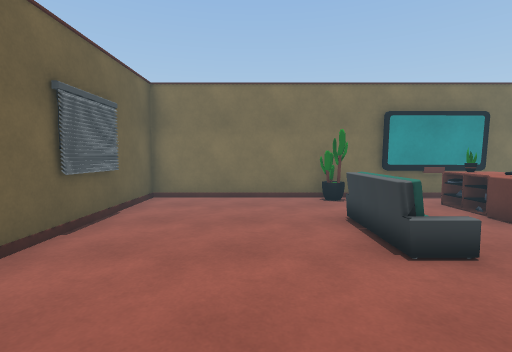
View 1 (above)

24 first-person views from a walk through a scene from a Unity 3-D project. The camera is 1.4 m above the floor, tilts 4° down and sees 85° across. The floor is counted in squares, 1 m on a side. Each view is taken from the middle of a square. On the plan, view 1 faces up. The plan holds only what a view shows up to about 14 squares ahead; the rest is blank. The place goes on beyond the plan. The player is left out. Door leaves are left out, so doorways stand open.

View 2
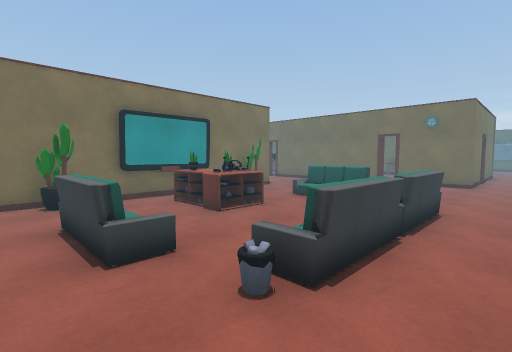

View 3
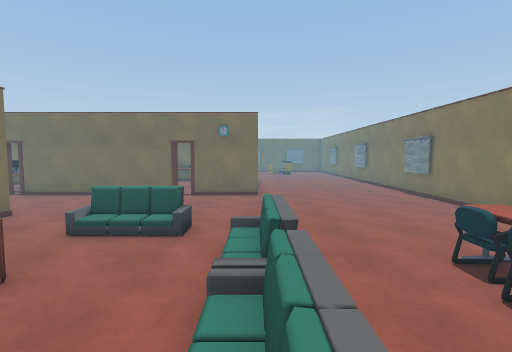

View 4
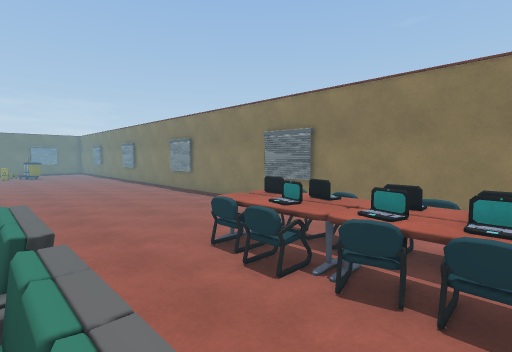

View 5
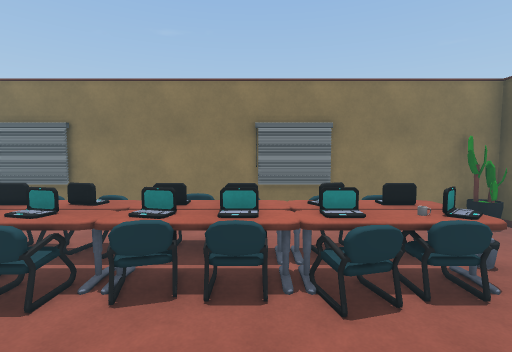

View 6
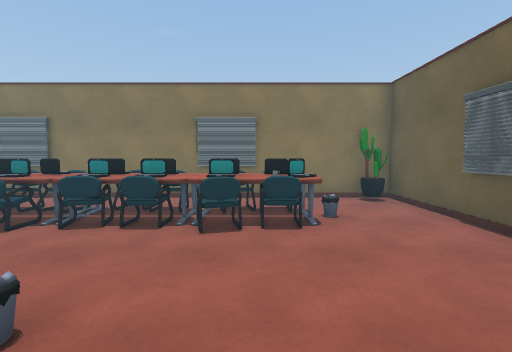

View 7
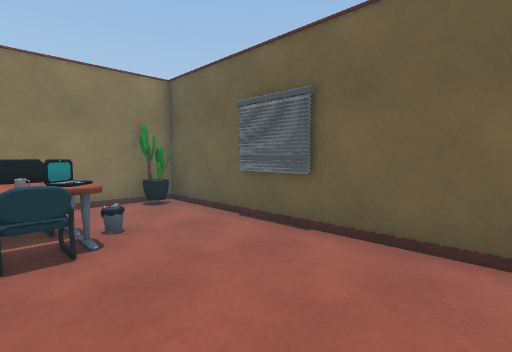

View 8
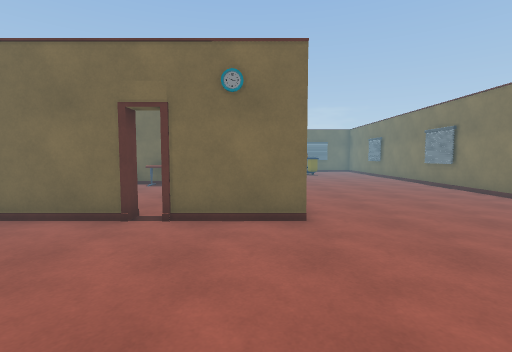

View 9
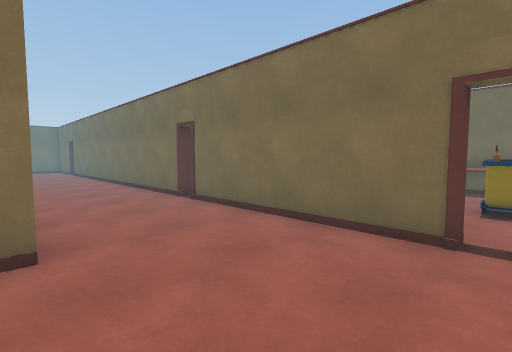

View 10
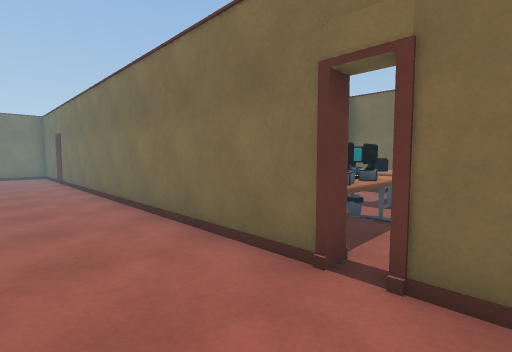

View 11
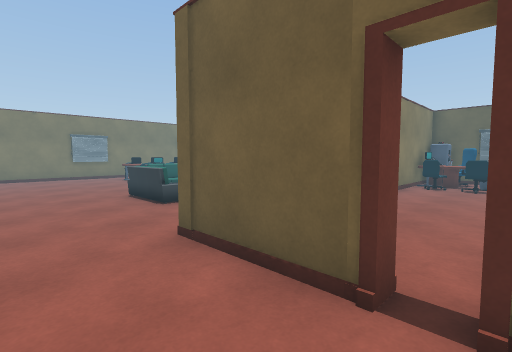

View 12
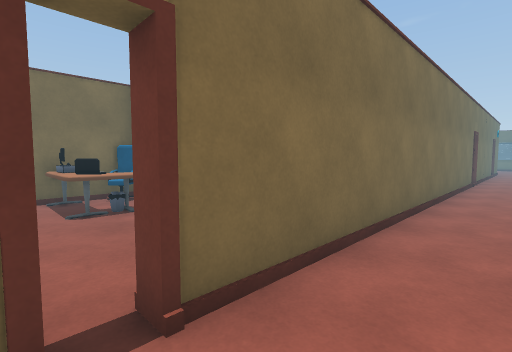

View 13
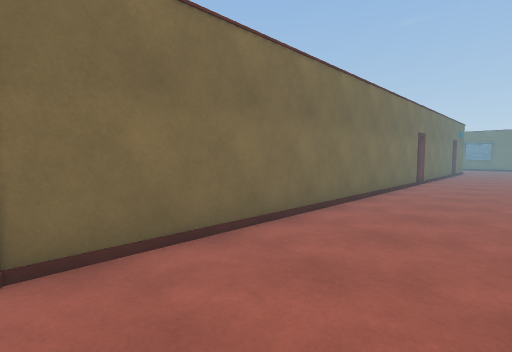

View 14
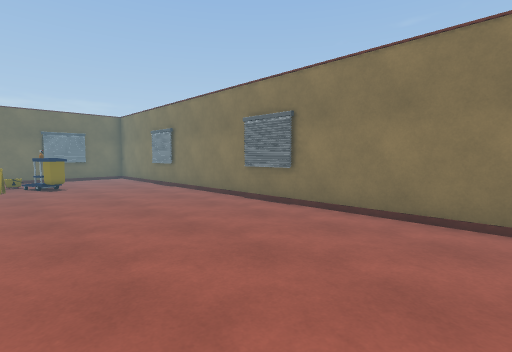

View 15
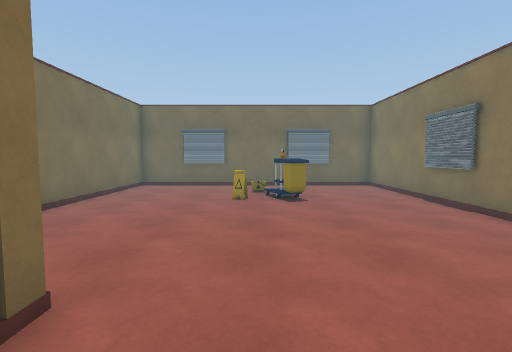

View 16
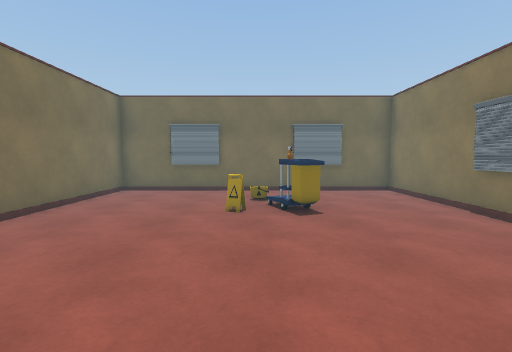

View 17
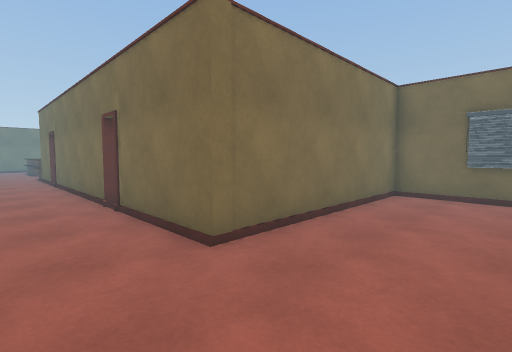

View 18
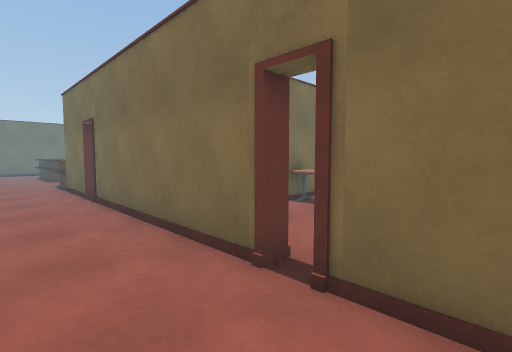

View 19
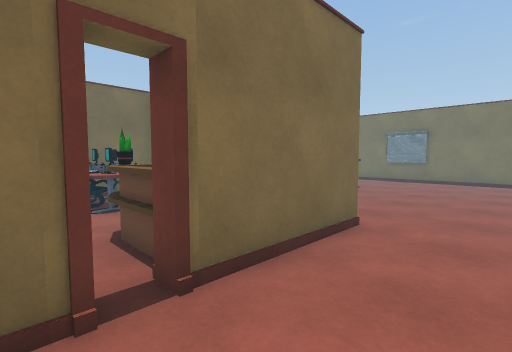

View 20
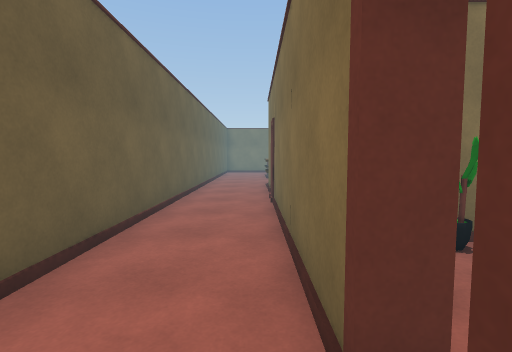

View 21
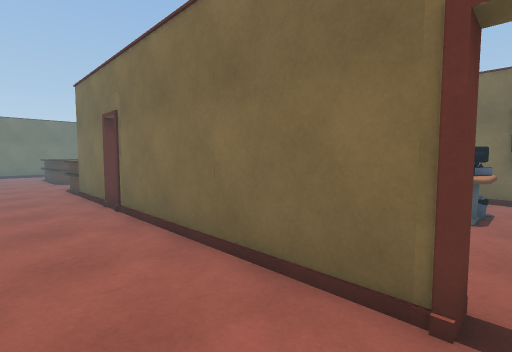

View 22
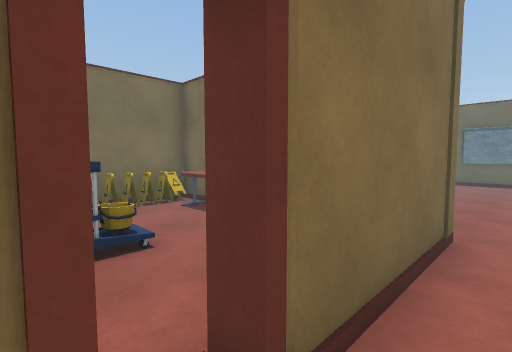

View 23
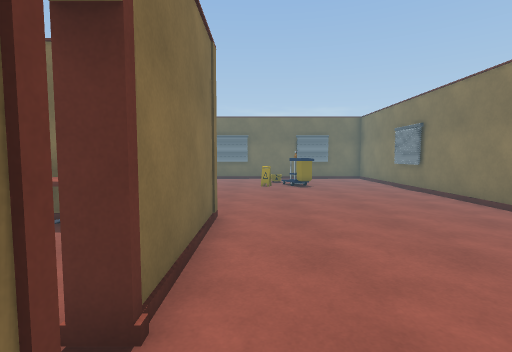

View 24
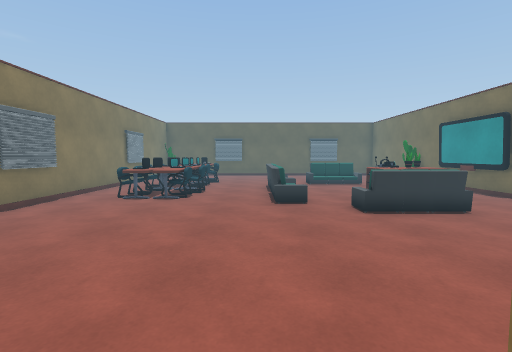

### Floor plan
Points are (right, up) in squares from view 1. A wall is a line through its corners. A room is listed if a view was taken in it or the views show most of it. See-through windows are left out.
Room 1 (views 1, 2, 3, 4, 5, 6, 7, 8, 9, 10, 11, 14, 15, 16, 17, 18, 19, 20, 21, 22, 23, 24)
walls: (16, 5.8) (16, 13.1); (19.3, 1.9) (16, 1.9) (16, 5.1); (15, -5.4) (17, -5.4); (11.5, 13) (11.5, 9.5) (7.5, 9.5); (24.5, 1.9) (20, 1.9); (24, 7.8) (24, 9.5) (21.1, 9.5); (16, 13.8) (16, 20.5); (6.6, 9.5) (-0.5, 9.5); (8, -5.4) (10, -5.4); (22, -5.4) (24, -5.4); (27.6, 10.4) (27.6, 17.6); (1, -5.4) (3, -5.4); (29, -5.4) (31, -5.4); (-2.4, 9.5) (-3.6, 9.5) (-3.6, -5.6) (35.6, -5.6) (35.6, -2.4); (-3.4, 6.9) (-3.4, 5); (35.4, 1.5) (35.4, 3.5); (27.6, 20.4) (27.6, 21.4); (24.5, 22.9) (24.5, 11.6); (35.6, -1.6) (35.6, 5.5) (27.6, 5.5) (27.6, 9.6); (35.4, -3.5) (35.4, -1.5)
low walls: (21.4, 8.8) (21.4, 9.2); (21.9, 8.7) (21.9, 9.2); (22.2, 8.8) (21.6, 8.8) (21.6, 9.2); (23.2, 8.8) (22.6, 8.8); (31, 0.3) (31.1, 0.8)
ways out: opening at (13.5, 19.8) to room 2; gap at (11, 13) to room 2; opening at (26, 21.7); gap at (16, 5.5); gap at (16, 13); gap at (19.5, 2); gap at (28, 18)
objects: plant (-3, -5); other object (-2, 10); desk (-1, 10); other object (0, -4); laptop (0, -3) to (1, -3); laptop (0, -2); other object (0, -1) to (1, -1); other object (1, -4); other object (1, -2); laptop (2, -3); laptop (2, -2); other object (2, -1); sofa (2, 4) to (2, 6); plant (2, 9); other object (3, -4) to (4, -4); laptop (3, -3); laptop (3, -2); other object (3, -1); laptop (4, -3) to (5, -3); laptop (4, -2) to (5, -2); sofa (4, 2) to (5, 2); other object (5, -4); other object (5, -1); shelf (5, 6); TV (5, 9) to (7, 9); other object (6, -4); laptop (6, -3); laptop (6, -2) to (7, -2); other object (6, -1); shelf (6, 6); plant (6, 7) to (6, 8); other object (7, -4); laptop (7, -3); other object (7, -1); sofa (7, 2) to (8, 2); shelf (7, 6); other object (7, 7); other object (7, 8); table (8, -3); table (8, -2); sofa (10, 4) to (10, 6); plant (10, 9); cart (19, 5) to (20, 6); other object (20, 6); other object (21, 5) to (21, 6); other object (23, 4) to (24, 5); table (23, 6) to (24, 8); cart (31, -2) to (32, -1); other object (31, -1)
Room 2 (views 12, 13)
walls: (16, 20.5) (16, 29); (-3.6, 12.5) (-3.6, 11.9); (-0.5, 10) (1.5, 10)
ways out: opening at (13.5, 19.8) to room 1; gap at (11, 13) to room 1; gap at (16, 29.5)
objects: other object (-3, 11); chair (-2, 11) to (-2, 12); desk (-1, 12); chair (0, 11) to (1, 11); chair (0, 12) to (1, 13)

Positions as (right, up) in squares from view 1, and headings:
1: (0, 0), facing up
2: (1, 0), facing up-right
3: (3, 2), facing right
4: (3, 2), facing down-right
5: (3, 2), facing down
6: (1, 4), facing down
7: (1, 3), facing down-left
8: (10, 3), facing right
9: (11, 5), facing up-right
10: (13, 12), facing up-right
11: (14, 14), facing down-left
12: (14, 30), facing down-right
13: (12, 29), facing down-right
14: (17, 1), facing down-right
15: (22, 0), facing right
16: (24, 0), facing right
17: (25, 2), facing up-right
18: (25, 8), facing up-right
19: (25, 11), facing down-right
20: (27, 9), facing up
21: (25, 10), facing up-right
22: (19, 1), facing up-right
23: (18, 1), facing right
24: (17, 1), facing left
